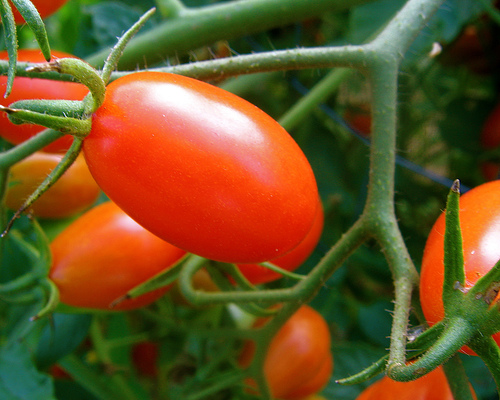
#> input picture classification/resize/aa.jpg, 500 x 400 px, found by its file name
$ jupyter execute Untitled.ipynb
#> lines starting #> are read from the running program, lines starting #| are printed output that depends on the picture
[cell 1]
from PIL import Image
import glob
import matplotlib.pyplot as plt
import matplotlib

[cell 2]
#img_path = 'C:/Users/avish/Desktop/All/.sliit/SLIIT Y3S1/Design Project - I - EC3061/cnn/try 2/dataset/input/train/soccer/rugby.1,000.jpg'
img_path = 'C:/Users/avish/Desktop/All/.sliit/SLIIT Y3S1/Design Project - I - EC3061/cnn/resize/aa.jpg'
im = Image.open(img_path)
#> im is the input picture: PIL image 500x400 RGB; mean R, G, B 106.9, 82.3, 36.8
print('{}'.format(im.format))
#| JPEG
print('size: {}'.format(im.size))
#| size: (500, 400)
print('image mode: {}'.format(im.mode))
#| image mode: RGB
#im.show()

[cell 3]
image_list = []
resized_images = []

[cell 4]
#for filename in glob.glob('C:/Users/avish/Desktop/All/.sliit/SLIIT Y3S1/Design Project - I - EC3061/cnn/try 2/dataset/input/train/soccer/*.jpg'):
for filename in glob.glob('C:/Users/avish/Desktop/All/.sliit/SLIIT Y3S1/Design Project - I - EC3061/cnn/resize/*.jpg'):

    print(filename)
    img = Image.open(filename)
    image_list.append(img)

imagex = matplotlib.image.imread("C:/Users/avish/Desktop/All/.sliit/SLIIT Y3S1/Design Project - I - EC3061/cnn/resize/aa.jpg")
print()
print('before rescaling')
print('size of the image = ',imagex.shape)
#| size of the image =  (400, 500, 3)
plt.imshow(imagex)

[cell 5]
for image in image_list:
    #image.show()
    image = image.resize((100,100))
    resized_images.append(image)
#> this loop made 1 pass
#> pass 1, `image = image.resize((100,100))`:
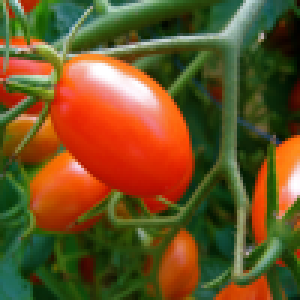
#> image: PIL image 100x100 RGB (shown 3 times larger); mean R, G, B 106.9, 82.3, 36.9
#> after the loop, resized_images = 1 item

[cell 6]
for (i,new) in enumerate(resized_images):
    #new.save('{}{}{}'.format('C:/Users/avish/Desktop/All/.sliit/SLIIT Y3S1/Design Project - I - EC3061/cnn/try 2/dataset/input/train/soccerfinal',i+1,'.jpg'))
    new.save('{}{}{}'.format('C:/Users/avish/Desktop/All/.sliit/SLIIT Y3S1/Design Project - I - EC3061/cnn/resize/resized images/',i+1,'.jpg'))

imagex = matplotlib.image.imread("C:/Users/avish/Desktop/All/.sliit/SLIIT Y3S1/Design Project - I - EC3061/cnn/resize/resized images/1.jpg")
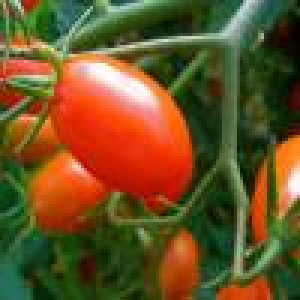
#> imagex: shape (100, 100, 3) (shown 3 times larger); mean R, G, B 106.8, 82.4, 37.6
print()
print('before rescaling')
print('size of the image = ',imagex.shape)
#| size of the image =  (100, 100, 3)
plt.imshow(imagex)
